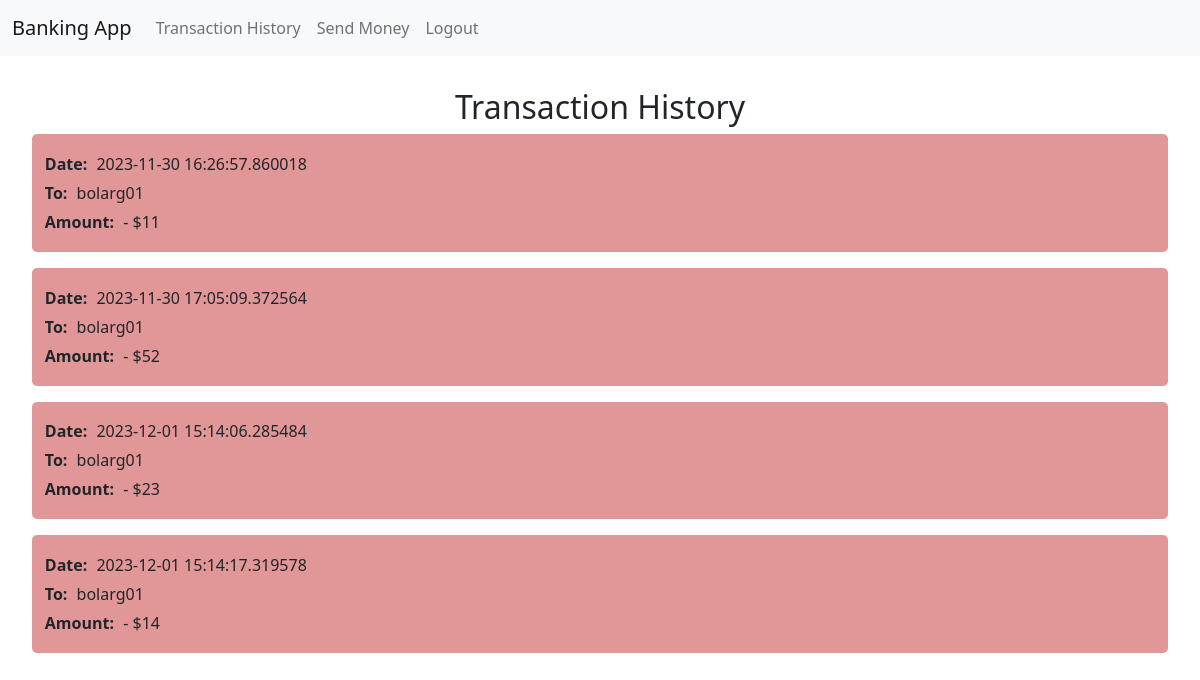
Before: /transactions (signed in) with the older database file.
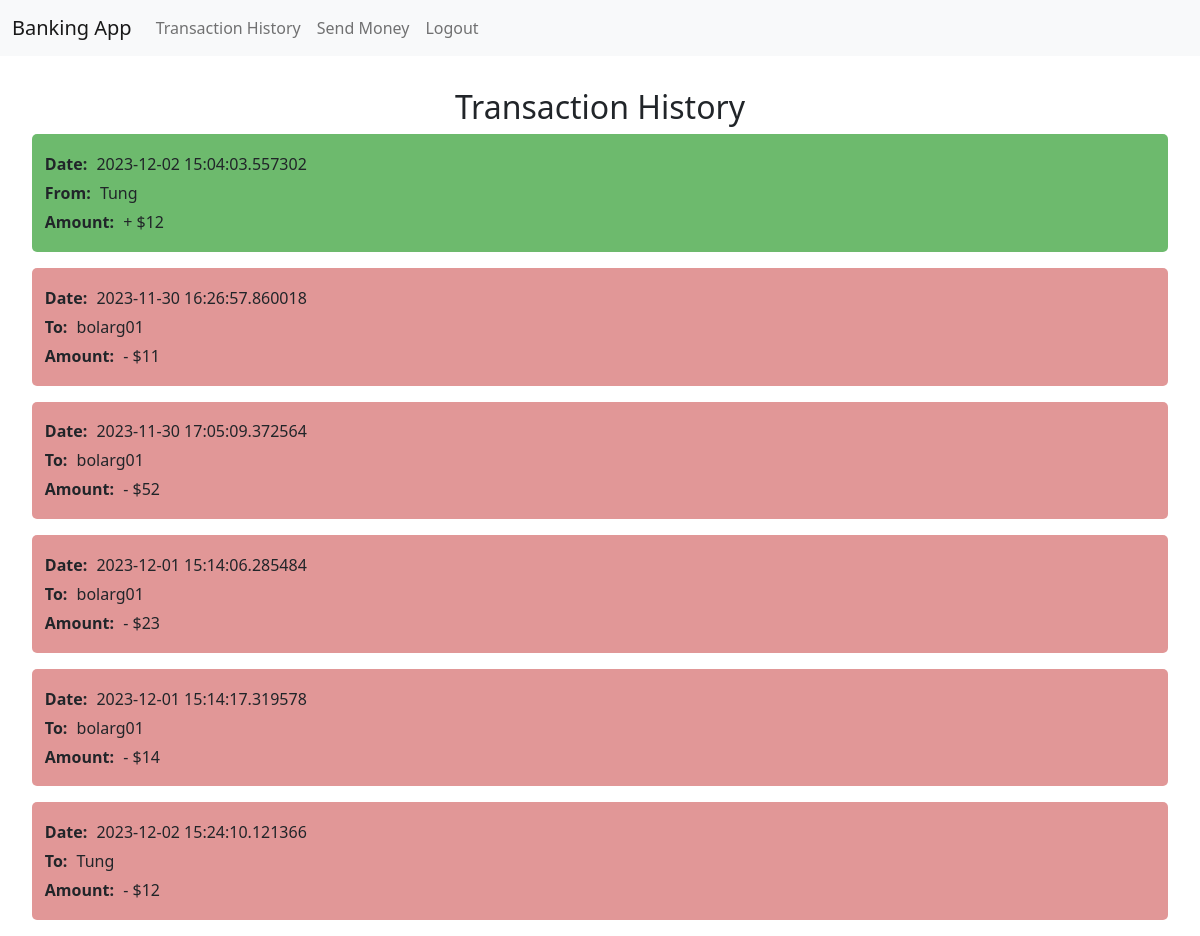
After: the same page with the newer database file.
### models.py (models this page shows)
class Transaction(db.Model):
    __tablename__ = 'transactions'
    transaction_id = db.Column(db.Integer, primary_key=True)
    transaction_date = db.Column(db.DateTime, nullable=False)
    from_account_id = db.Column(db.Integer, db.ForeignKey('accounts.account_id'), nullable=False)
    to_account_id = db.Column(db.Integer, db.ForeignKey('accounts.account_id'), nullable=False)
    amount = db.Column(db.Integer, nullable=False)

class Account(db.Model):
    __tablename__ = 'accounts'
    account_id = db.Column(db.Integer, primary_key=True)
    u_id = db.Column(db.Integer, db.ForeignKey('users.user_id'), nullable=False)
    account_balance = db.Column(db.Integer, nullable=False)

class User(db.Model):
    __tablename__ = 'users'
    user_id = db.Column(db.Integer, primary_key=True)
    user_name = db.Column(db.String(50), nullable=False)
    user_email = db.Column(db.String(50), nullable=False)
    user_password = db.Column(db.String(50), nullable=False)

### app.py (the view)
@app.route('/transactions', methods=['GET', 'POST'])
def transaction_history():
    if 'user_id' not in session:
        return redirect(url_for('index', user=None))
    user_id = session['user_id']
    account_id = Account.query.filter_by(u_id=user_id).first().account_id
    transactions_from_user = Transaction.query.filter_by(from_account_id=account_id).order_by(Transaction.transaction_date)
    transactions_to_user = Transaction.query.filter_by(to_account_id=account_id).order_by(Transaction.transaction_date)
    context = {
        'User': User,
        'Account': Account
    }
    return render_template(
        'transaction_history.html',
        transactions_from_user=transactions_from_user,
        transactions_to_user=transactions_to_user,
        **context
        )

### templates/transaction_history.html
{% extends "base.html" %}
{% block content %}
    <link rel="stylesheet" href="{{ url_for('static', filename='transaction_history.css') }}">
    <div class="transaction-history">
        <h2>Transaction History</h2>
        {% for to_user in transactions_to_user %}
            {% set to_account = Account.query.filter_by(account_id=to_user.to_account_id).first() %}
            {% set from_account = Account.query.filter_by(account_id=to_user.from_account_id).first() %}
            <div class="transaction transaction-to-user">
                <p><b>Date:</b> {{ to_user.transaction_date }}</p>
                <p><b>From:</b> {{ User.query.filter_by(user_id=from_account.u_id).first().user_name }}</p>
                <p><b>Amount:</b> + ${{ to_user.amount }}</p>
            </div>
        {% endfor %}
        {% for from_user in transactions_from_user %}
            {% set to_account = Account.query.filter_by(account_id=from_user.to_account_id).first() %}
            {% set from_account = Account.query.filter_by(account_id=from_user.from_account_id).first() %}
            <div class="transaction transaction-from-user">
                <p><b>Date:</b> {{ from_user.transaction_date }}</p>
                <p><b>To:</b> {{ User.query.filter_by(user_id=to_account.u_id).first().user_name }}</p>
                <p><b>Amount:</b> - ${{ from_user.amount }}</p>
            </div>
        {% endfor %}
    </div>
{% endblock %}

### templates/base.html (shortened to what this page needs)
<html>
  <head>
    <link href="https://cdn.jsdelivr.net/npm/bootstrap@5.2.3/dist/css/bootstrap.min.css" rel="stylesheet">
    <link rel="stylesheet" href="{{url_for('static', filename='base.css')}}">
  </head>
  <body>
    {% if request.path != url_for('login') and request.path != url_for('register')  %}
    <nav class="navbar navbar-expand-lg bg-light">
      <div class="container-fluid">
        <a class="navbar-brand" href="{{url_for('index')}}">Banking App</a>
        <div class="collapse navbar-collapse" id="navbarSupportedContent">
          <ul class="navbar-nav me-auto mb-2 mb-lg-0">
            <li class="nav-item">
              <a class="nav-link" href="{{url_for('transaction_history')}}">Transaction History</a>
            </li>
            <li class="nav-item">
              <a class="nav-link" href="{{url_for('send_money')}}">Send Money</a>
            </li>
            <li class="nav-item">
              <a class="nav-link" href="{{url_for('logout')}}">Logout</a>
            </li>
          </ul>
        </div>
      </div>
    </nav>
    {% endif %}
    {% block content %}{% endblock %}
  </body>
</html>

### static/base.css (style rules this page uses)
.navbar { background-color: yellow; }

### static/transaction_history.css (style rules this page uses)
h2 { text-align: center; }
.transaction-history { margin-top: 2rem; }
.transaction { background-color: #f5f5f5; padding: 0.8rem; margin: 0 2rem 1rem 2rem; border-radius: 5px; }
.transaction p { margin: 5px 0; }
.transaction p b { margin-right: 5px; }
.transaction-from-user { background-color: rgba(213, 108, 108, 0.7); }
.transaction-to-user { background-color: rgba(88, 177, 88, 0.876); }

Changed rows visible on the page:
added Transaction: transaction_date "2023-12-02 15:04:03.557302", amount "12", shown under "Transaction History"
now on this page (row unchanged): User: query.filter_by "Tung"
added Transaction: transaction_date "2023-12-02 15:24:10.121366", amount "12"
